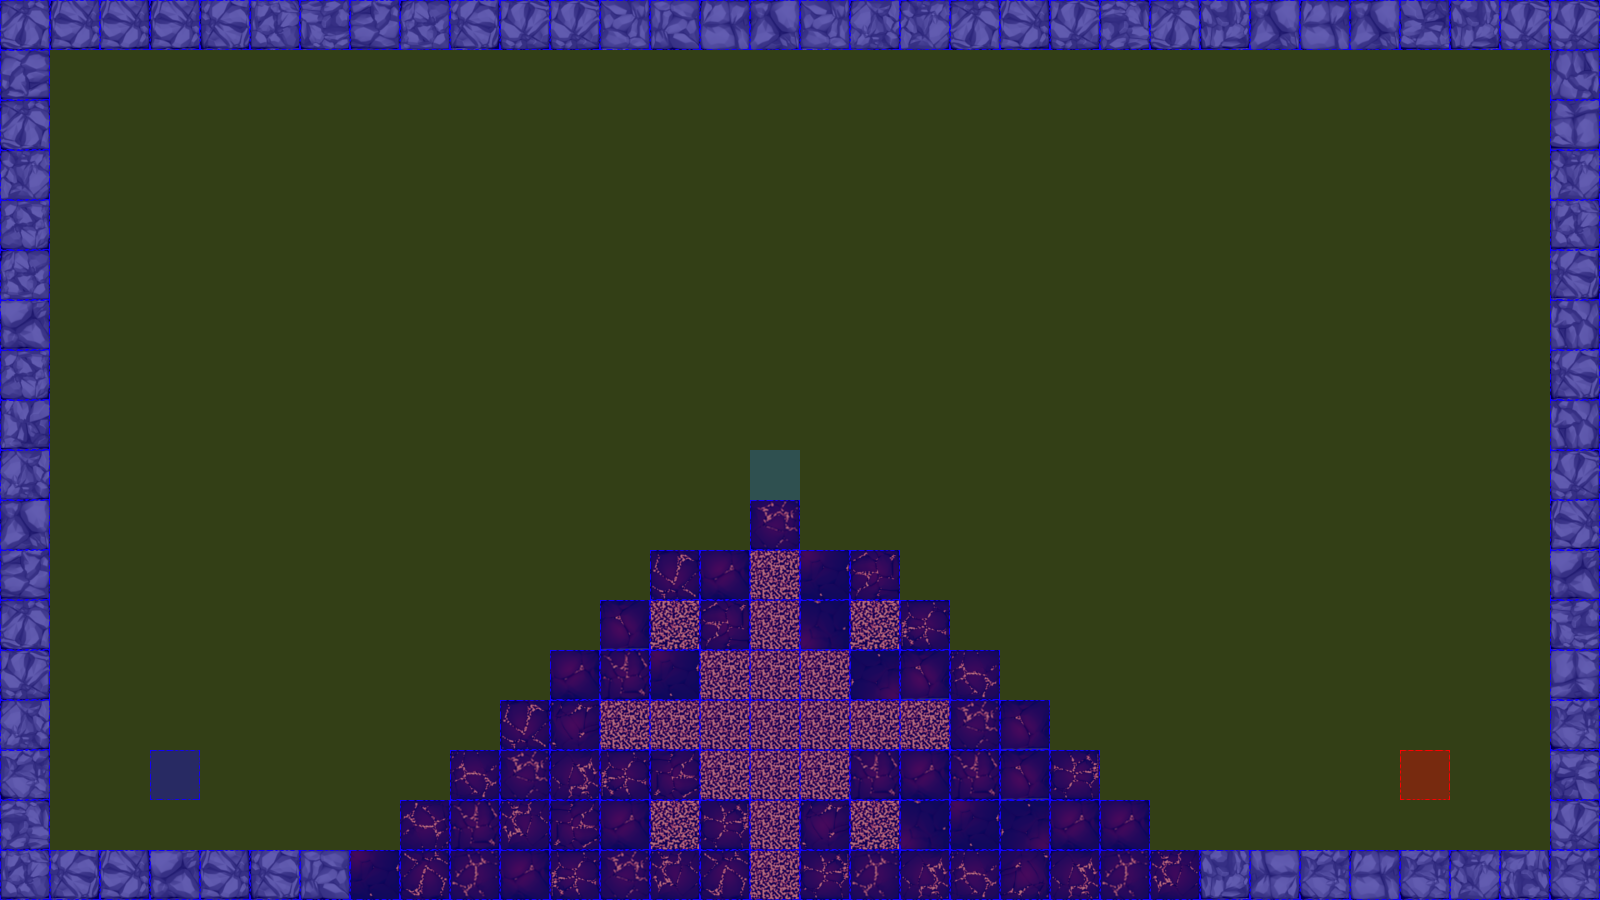

Rendered tile map (Tiled .tmx) drawn with the repository's tilesets; below, a short description and the map source with its tile grids summarised:
An orthogonal 32x18 tile map with 50x50 px tiles, 3 tile layers (terrain, collision, event), 2 tilesets.

<map version="1.0" orientation="orthogonal" renderorder="left-up" width="32" height="18" tilewidth="50" tileheight="50" nextobjectid="3">
 <tileset firstgid="1" name="dungeonTile.png" tilewidth="50" tileheight="50" tilecount="64" columns="8">
  <image source="tiles/dungeonTile.png" width="400" height="400" />
 </tileset>
 <tileset firstgid="65" name="collisionTile" tilewidth="50" tileheight="50" tilecount="12" columns="3">
  <image source="tiles/collisionTile.png" width="150" height="200" />
 </tileset>
 <layer name="terrain" width="32" height="18">
  <data>[576 cells, 157 non-empty, 55 distinct tile ids]</data>
 </layer>
 <layer name="collision" width="32" height="18">
  <data>[576 cells, 576 non-empty, 2 distinct tile ids]</data>
 </layer>
 <layer name="event" width="32" height="18">
  <data>[576 cells, 3 non-empty, 3 distinct tile ids]</data>
 </layer>
</map>
